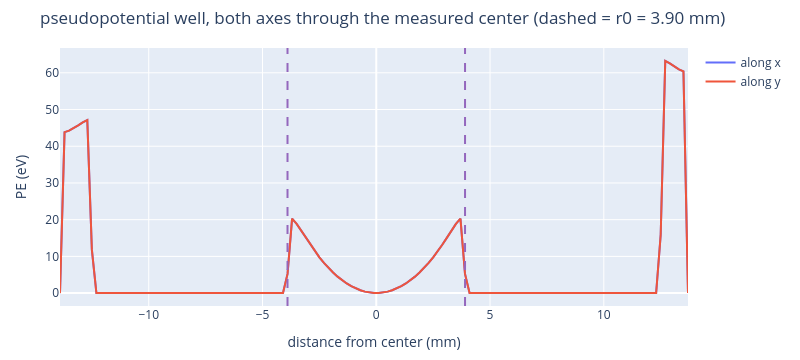

The code cell stored with this chart in its notebook:
### Code cell
# Slice through the well ALONG BOTH AXES, through the measured center.
# Depth is read at the last vacuum node before each rod face — a probe AT
# the face reads inside metal, where E collapses and the number lies.
ci = int(np.argmin(np.abs(np.asarray(x_pe) - CENTER_MM[0])))
cj = int(np.argmin(np.abs(np.asarray(y_pe) - CENTER_MM[1])))
PE0 = float(PE[ci, cj])
q_true = 4*E_CHARGE_C*V_OP / ((PE_MZ*AMU_KG)*(R0_MM*1e-3)**2*OMEGA**2)
D_dehm = q_true * V_OP / 4.0
fig_pe_slice = go.Figure()
ele2 = np.asarray(ele_pe)
depths = []
for lab, s_mm, line, mline in (("x", np.asarray(x_pe), PE[:, cj],
                                ele2[:, cj]),
                               ("y", np.asarray(y_pe), PE[ci, :],
                                ele2[ci, :])):
    r = s_mm - (CENTER_MM[0] if lab == "x" else CENTER_MM[1])
    fig_pe_slice.add_scatter(x=r, y=line, mode="lines", name=f"along {lab}")
    for sgn in (+1, -1):
        # OUTERMOST VACUUM node per side: compute_component reports a
        # small finite PE INSIDE metal (E collapses in a conductor), so a
        # probe that walks onto a rod face reads the well as shallow —
        # exclude metal with the mask that ships alongside the PE grid,
        # then extrapolate the shoulder to r0 with the ideal r^2 law.
        sel = np.isfinite(line) & (sgn*r > 0) & (mline == 0)               & (np.abs(r) <= R0_MM + 0.5)
        if sel.any():
            i_edge = np.where(sel)[0][-1 if sgn > 0 else 0]
            r_at = abs(float(r[i_edge]))
            d_at = float(line[i_edge]) - PE0
            depths.append((f"{'+' if sgn>0 else '-'}{lab}", r_at, d_at,
                           d_at * (R0_MM / r_at)**2))
for s in (R0_MM, -R0_MM):
    fig_pe_slice.add_vline(x=s, line=dict(dash="dash", color="#9467bd"))
fig_pe_slice.update_layout(
    title=f"pseudopotential well, both axes through the measured center "
          f"(dashed = r0 = {R0_MM:.2f} mm)",
    xaxis_title="distance from center (mm)", yaxis_title="PE (eV)",
    width=800, height=360, margin=dict(l=60, r=20, t=48, b=50))
for side, r_at, d, d0 in depths:
    print(f"well shoulder {side}: {d:5.1f} eV at r = {r_at:.2f} mm "
          f"(last vacuum node) -> {d0:5.1f} eV extrapolated to r0")
D_meas = float(np.mean([d0 for *_, d0 in depths]))
print(f"mean depth at r0: {D_meas:.1f} eV vs Dehmelt qV/4 = "
      f"{D_dehm:.1f} eV at q = {q_true:.3f} "
      f"({abs(D_meas-D_dehm)/D_dehm*100:.0f}% — what remains is the round-"
      "rod field deviation, the same few-percent scale as lambda_eff)")
fig_pe_slice

### Figure 1 — Plotly figure (JSON) as saved in the notebook; plotly's stock layout.template omitted (floating-point values rounded to 4 significant figures; data arrays with more than 128 entries replaced by an {"elided": "..."} marker saying what was removed)
{"data": [{"mode": "lines", "name": "along x", "type": "scatter", "x": {"elided": "139 float values"}, "y": {"elided": "139 float values"}}, {"mode": "lines", "name": "along y", "type": "scatter", "x": {"elided": "139 float values"}, "y": {"elided": "139 float values"}}], "layout": {"height": 360, "margin": {"b": 50, "l": 60, "r": 20, "t": 48}, "shapes": [{"line": {"color": "#9467bd", "dash": "dash"}, "type": "line", "x0": 3.901, "x1": 3.901, "xref": "x", "y0": 0, "y1": 1, "yref": "y domain"}, {"line": {"color": "#9467bd", "dash": "dash"}, "type": "line", "x0": -3.901, "x1": -3.901, "xref": "x", "y0": 0, "y1": 1, "yref": "y domain"}], "title": {"text": "pseudopotential well, both axes through the measured center (dashed = r0 = 3.90 mm)"}, "width": 800, "xaxis": {"title": {"text": "distance from center (mm)"}}, "yaxis": {"title": {"text": "PE (eV)"}}}}
